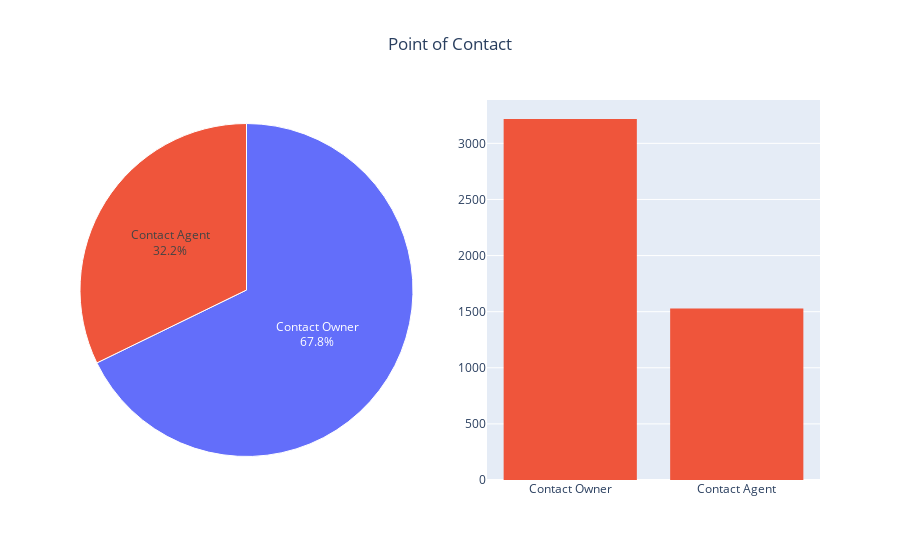

Notebook cell for this chart:
### Code cell
fig = make_subplots(rows=1, cols=2, specs=[[{'type':'domain'}, {'type':'xy'}]])

fig.add_trace(go.Pie(labels = df["Point of Contact"] ,name="Point of Contact", textinfo='percent+label', textposition='inside', marker=dict(line=dict(color='white', width=1))),row=1, col=1)
fig.add_trace(go.Histogram(x = df["Point of Contact"],name="Point of Contact"),row=1, col=2)

fig.update_layout(showlegend=False, title="Point of Contact", title_x=.5)

fig.show()

### Figure 1 — Plotly figure (JSON) as saved in the notebook; plotly's stock layout.template omitted (floating-point values rounded to 4 significant figures; data arrays with more than 128 entries replaced by an {"elided": "..."} marker saying what was removed)
{"data": [{"domain": {"x": [0, 0.45], "y": [0, 1]}, "labels": {"elided": "4746 str values"}, "marker": {"line": {"color": "white", "width": 1}}, "name": "Point of Contact", "textinfo": "percent+label", "textposition": "inside", "type": "pie"}, {"name": "Point of Contact", "type": "histogram", "x": {"elided": "4746 str values"}, "xaxis": "x", "yaxis": "y"}], "layout": {"showlegend": false, "title": {"text": "Point of Contact", "x": 0.5}, "xaxis": {"anchor": "y", "domain": [0.55, 1]}, "yaxis": {"anchor": "x", "domain": [0, 1]}}}
